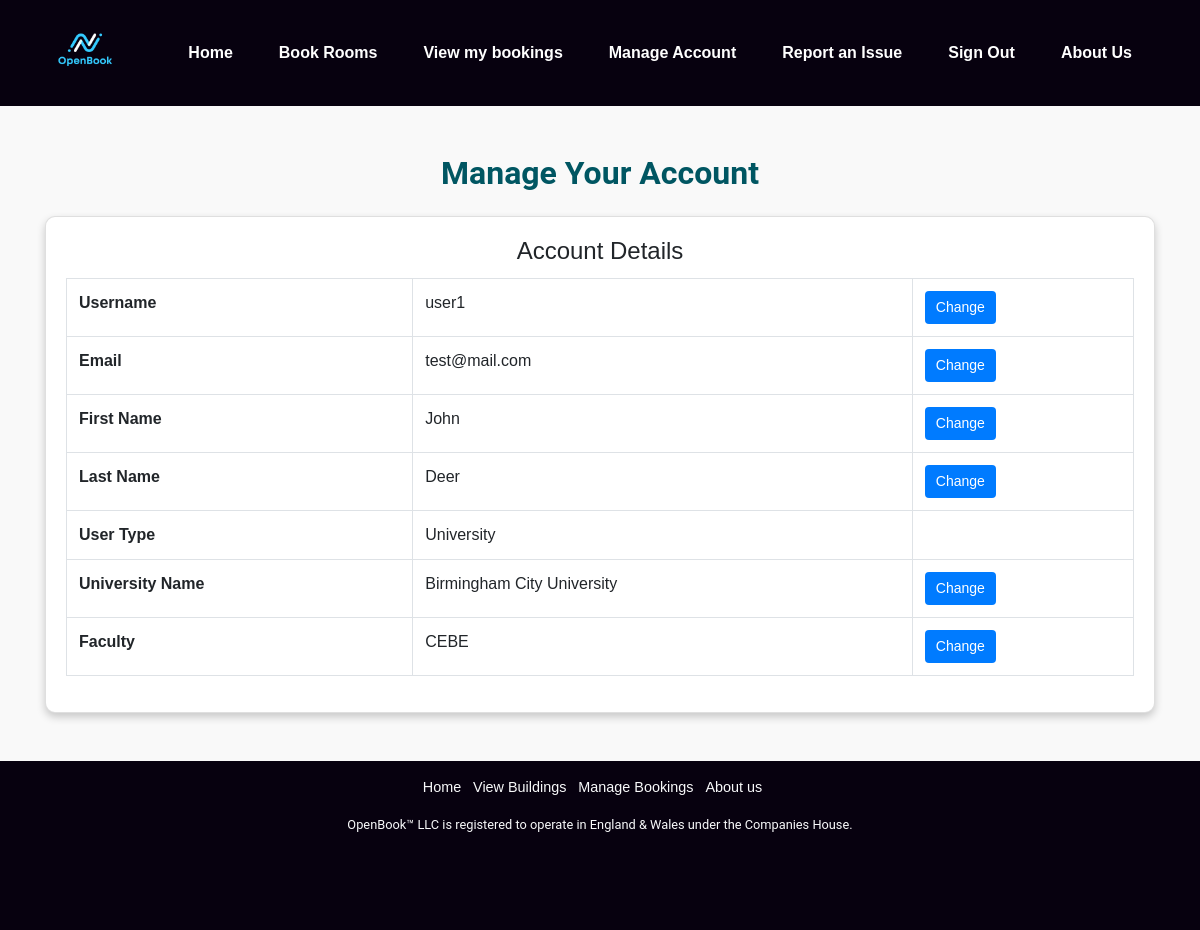
The app's page /ManageAccount.php (signed in) with its own data.
### tables this page shows
CREATE TABLE `users` (
  `userID` int(11) NOT NULL,
  `username` varchar(50) NOT NULL,
  `password` varchar(255) NOT NULL,
  `email` varchar(100) NOT NULL,
  `created_at` timestamp NOT NULL DEFAULT current_timestamp(),
  `firstName` varchar(255) NOT NULL,
  `lastName` varchar(255) NOT NULL,
  `userType` enum('University','Admin','External') DEFAULT NULL
);

### ManageAccount.php (the view, shortened to what this page needs)
<?php
include "resources/database.php";
include 'resources/html_construct.php';
$userID = $_SESSION['userID'];
$sql = "SELECT u.userID, u.username, u.firstName, u.lastName, u.email, u.userType,
        IFNULL(uu.university_name, 'None') AS university_name,
        IFNULL(uu.faculty, 'None') AS faculty,
        IFNULL(us.studentID, 'None') AS studentID,
        IFNULL(us.course, 'None') AS course,
        IFNULL(ust.department, 'None') AS department,
        IFNULL(ex.company, 'None') AS company,
        IFNULL(ex.role, 'None') AS role
        FROM users u
        LEFT JOIN universityusers uu ON u.userID = uu.user_id
        LEFT JOIN universitystudents us ON u.userID = us.user_id
        LEFT JOIN universitystaff ust ON u.userID = ust.user_id
        LEFT JOIN externalusers ex ON u.userID = ex.user_id
        WHERE u.userID = ?";
$stmt = $conn->prepare($sql);
$stmt->bind_param("i", $userID);
$stmt->execute();
$result = $stmt->get_result();
if ($result->num_rows > 0) {
    $userInfo = $result->fetch_assoc();
} else {
    echo "User not found.";
    exit;
}
?>
<!DOCTYPE html>
<html lang="en">
<head>
</head>
<body>
<div class="container mt-5">
    <h2 class="text-center mb-4">Manage Your Account</h2>
    <div class="card shadow">
        <div class="card-body">
            <h4 class="card-title text-center">Account Details</h4>
            <table class="table table-bordered">
                <tr>
                    <th>Username</th>
                    <td><?php echo htmlspecialchars($userInfo['username']); ?></td>
                    <td><button class="btn btn-primary btn-sm" onclick="editField('username')">Change</button></td>
                </tr>
                <tr>
                    <th>Email</th>
                    <td><?php echo htmlspecialchars($userInfo['email']); ?></td>
                    <td><button class="btn btn-primary btn-sm" onclick="editField('email')">Change</button></td>
                </tr>
                <tr>
                    <th>First Name</th>
                    <td><?php echo htmlspecialchars($userInfo['firstName']); ?></td>
                    <td><button class="btn btn-primary btn-sm" onclick="editField('firstName')">Change</button></td>
                </tr>
                <tr>
                    <th>Last Name</th>
                    <td><?php echo htmlspecialchars($userInfo['lastName']); ?></td>
                    <td><button class="btn btn-primary btn-sm" onclick="editField('lastName')">Change</button></td>
                </tr>
                <tr>
                    <th>User Type</th>
                    <td><?php echo htmlspecialchars($userInfo['userType']); ?></td>
                    <td></td>
                </tr>
                <?php if ($userInfo['userType'] === 'University'): ?>
                    <tr>
                        <th>University Name</th>
                        <td><?php echo htmlspecialchars($userInfo['university_name']); ?></td>
                        <td><button class="btn btn-primary btn-sm" onclick="editField('university_name')">Change</button></td>
                    </tr>
                    <tr>
                        <th>Faculty</th>
                        <td><?php echo htmlspecialchars($userInfo['faculty']); ?></td>
                        <td><button class="btn btn-primary btn-sm" onclick="editField('faculty')">Change</button></td>
                    </tr>
                <?php endif; ?>
            </table>
        </div>
    </div>
</div>
</body>
</html>

### public_html/style/main.css (style rules this page uses)
* { margin: 0; padding: 0; box-sizing: border-box; }
h1, h2, h3 { font-family: 'Roboto', sans-serif; font-weight: 700; }
body { font-family: Arial, sans-serif; background-color: #f9f9f9; margin: 0; padding: 0; display: flex; flex-direction: column; min-height: 100vh; overflow-x: hidden; }
.container { z-index: 5; }
.container h2, .container h3 { color: #005662; }
.card { border-radius: 10px; box-shadow: 0px 4px 8px rgba(0, 0, 0, 0.2); }
.btn-primary { background-color: #007bff; border-color: #007bff; color: white; font-size: 14px; padding: 5px 10px; border-radius: 4px; }
.btn { border-color: #f4f4f400; color: white; font-size: 14px; padding: 5px 10px; border-radius: 4px; }

### records on screen
users: username "user1", email "test@mail.com", firstName "John", lastName "Deer", userType "University"

### other values on screen
$userInfo['university_name'] "Birmingham City University"
$userInfo['faculty'] "CEBE"
